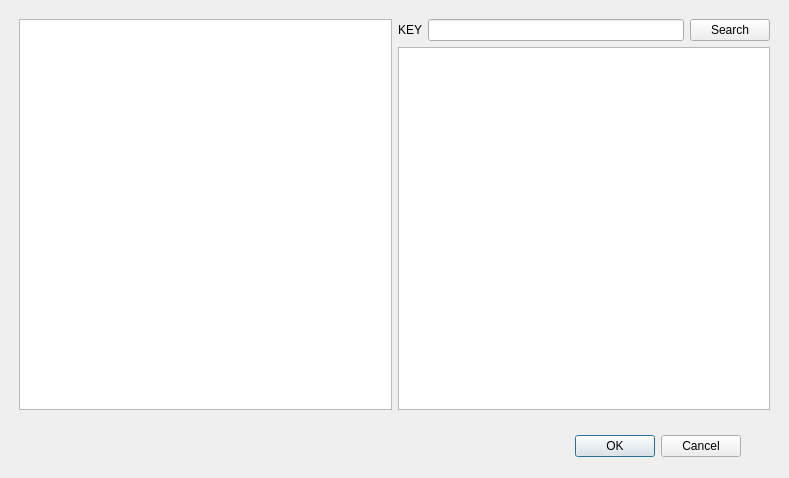
<?xml version="1.0" encoding="UTF-8"?>
<ui version="4.0">
 <class>CityDialog</class>
 <widget class="QDialog" name="CityDialog">
  <property name="geometry">
   <rect>
    <x>0</x>
    <y>0</y>
    <width>789</width>
    <height>478</height>
   </rect>
  </property>
  <property name="windowTitle">
   <string>Dialog</string>
  </property>
  <widget class="QDialogButtonBox" name="buttonBox">
   <property name="geometry">
    <rect>
     <x>120</x>
     <y>430</y>
     <width>621</width>
     <height>32</height>
    </rect>
   </property>
   <property name="orientation">
    <enum>Qt::Horizontal</enum>
   </property>
   <property name="standardButtons">
    <set>QDialogButtonBox::Cancel|QDialogButtonBox::Ok</set>
   </property>
  </widget>
  <widget class="QWidget" name="horizontalLayoutWidget">
   <property name="geometry">
    <rect>
     <x>19</x>
     <y>19</y>
     <width>751</width>
     <height>391</height>
    </rect>
   </property>
   <layout class="QHBoxLayout" name="horizontalLayout">
    <item>
     <widget class="QListWidget" name="listWidget_province"/>
    </item>
    <item>
     <layout class="QVBoxLayout" name="verticalLayout">
      <item>
       <layout class="QHBoxLayout" name="horizontalLayout_2">
        <item>
         <widget class="QLabel" name="label">
          <property name="text">
           <string>KEY</string>
          </property>
         </widget>
        </item>
        <item>
         <widget class="QLineEdit" name="lineEdit_key"/>
        </item>
        <item>
         <widget class="QPushButton" name="pushButton">
          <property name="text">
           <string>Search</string>
          </property>
         </widget>
        </item>
       </layout>
      </item>
      <item>
       <widget class="QListWidget" name="listWidget_city"/>
      </item>
     </layout>
    </item>
   </layout>
  </widget>
 </widget>
 <resources/>
 <connections>
  <connection>
   <sender>buttonBox</sender>
   <signal>accepted()</signal>
   <receiver>CityDialog</receiver>
   <slot>accept()</slot>
   <hints>
    <hint type="sourcelabel">
     <x>248</x>
     <y>254</y>
    </hint>
    <hint type="destinationlabel">
     <x>157</x>
     <y>274</y>
    </hint>
   </hints>
  </connection>
  <connection>
   <sender>buttonBox</sender>
   <signal>rejected()</signal>
   <receiver>CityDialog</receiver>
   <slot>reject()</slot>
   <hints>
    <hint type="sourcelabel">
     <x>316</x>
     <y>260</y>
    </hint>
    <hint type="destinationlabel">
     <x>286</x>
     <y>274</y>
    </hint>
   </hints>
  </connection>
 </connections>
</ui>
